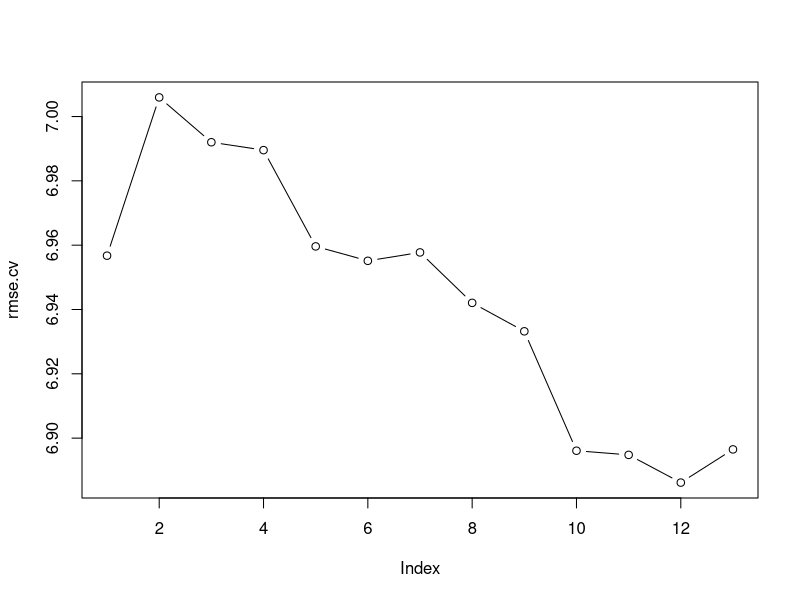
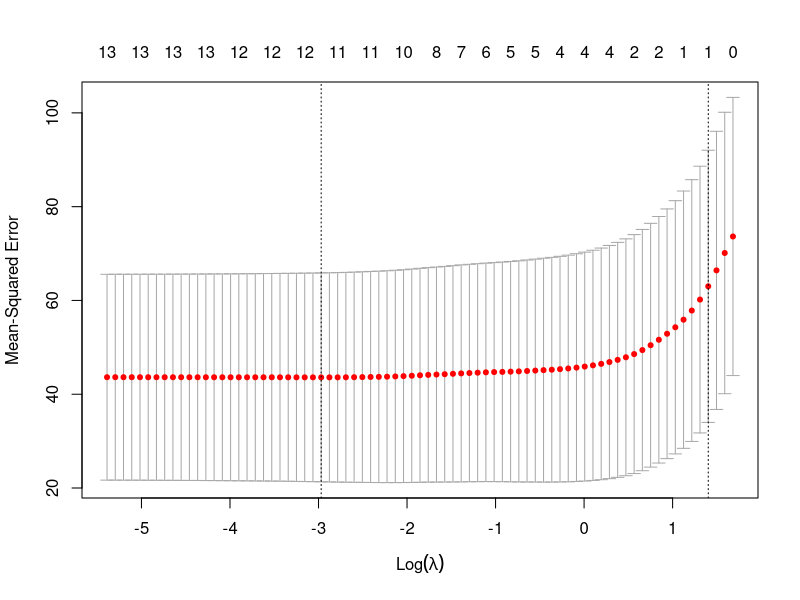
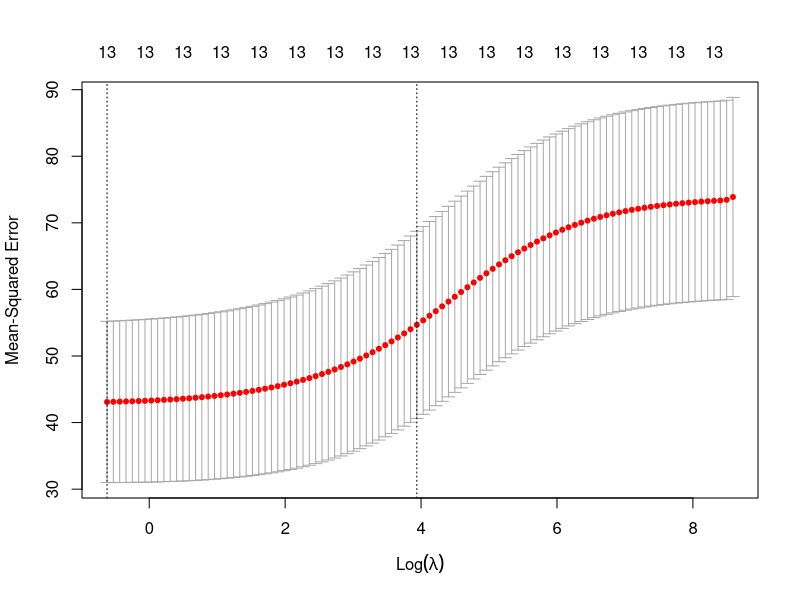
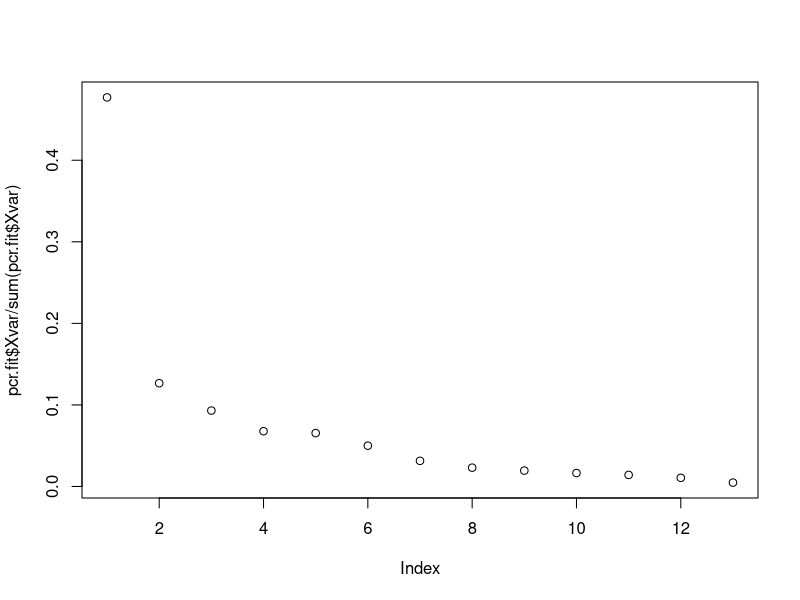
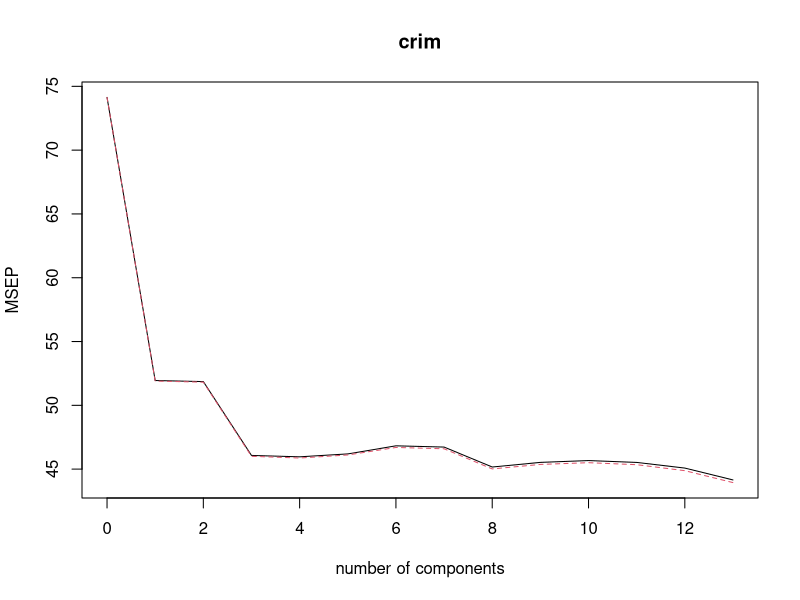
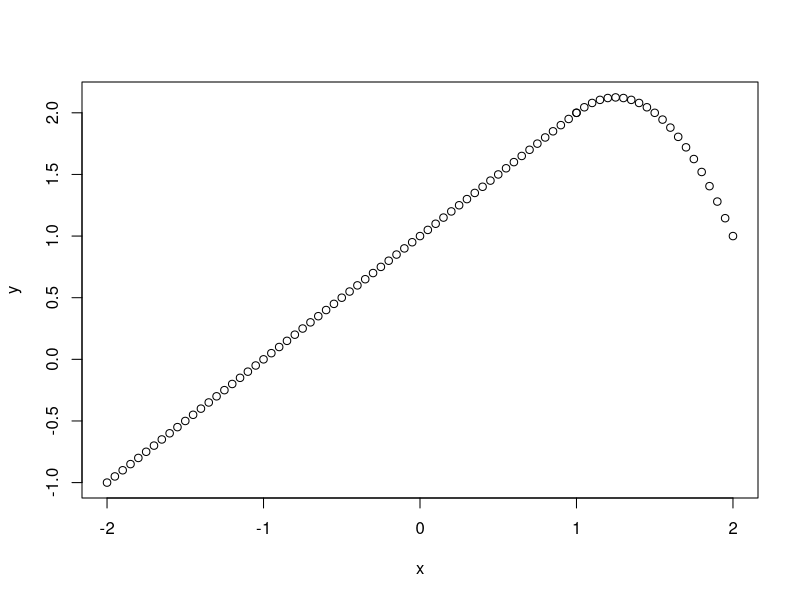
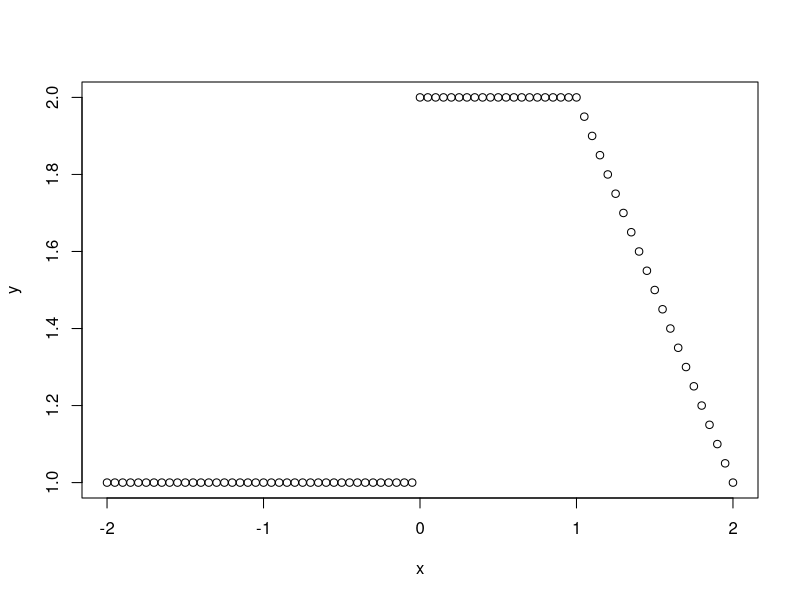

Write the R code that produced these figures, in order.
## ---- chunk 1
knitr::opts_chunk$set(echo = TRUE,
                      tidy=TRUE,
                      fig.align='center',
                      tidy.opts=list(width.cutoff=60))
# https://www.calvin.edu/~rpruim/courses/s341/S17/from-class/MathinRmd.html
## ---- chunk 2
library(MASS)
library(leaps)
library(glmnet)
attach(Boston)

colSums(sapply(Boston, is.na))
# No NAs in the dataset

# k-fold cross validation
k = 10

n = dim(Boston)[1]
p = dim(Boston)[2]-1

set.seed(123)
folds = sample(rep(1:k, length = nrow(Boston)), replace = T)

form.subset = as.formula("crim ~ .")

cv.errors = matrix(NA, k, p)

for (i in 1:k) {
  subset.fit <- regsubsets(form.subset, Boston[folds!=i, ], nvmax = p)
  for (n.subset in 1:p) {
    m.mat <- model.matrix(form.subset, Boston[folds==i, ])
    best.coef <- coef(subset.fit, id=n.subset)
    pred <- m.mat[, names(best.coef)] %*% best.coef
    # mean squared error
    error = mean((Boston[folds==i, ]$crim - pred)^2)
    cv.errors[i,n.subset] = error
  }
  
}
# root mean squared values
rmse.cv = sqrt(apply(cv.errors, 2, mean))
plot(rmse.cv, type = "b")

which(rmse.cv == min(rmse.cv))
rmse.cv[which(rmse.cv == min(rmse.cv))]
## ---- chunk 3
# Lasso regression

X = model.matrix(crim ~ ., data = Boston)[, -1]
y = Boston$crim
cv.lasso = cv.glmnet(X, y, type.measure = "mse", nfolds = 10)
plot(cv.lasso)

coef(cv.lasso)[,1]

# One standard error lamda to avoid overfitting
chosen.lambda = cv.lasso$lambda.1se

# root mean square error for the chosen lamdba
sqrt(cv.lasso$cvm[cv.lasso$lambda == chosen.lambda])

## ---- chunk 4

cv.ridge = cv.glmnet(X, y, type.measure = "mse", alpha = 0, nfolds = 10)
plot(cv.ridge)

coef(cv.ridge)

# One standard error lamda to avoid overfitting
chosen.lambda = cv.ridge$lambda.1se

# root mean square error for the chosen lamdba
sqrt(cv.ridge$cvm[cv.ridge$lambda == chosen.lambda])

## ---- chunk 5
library(pls)

pcr.fit = pcr(crim ~ ., data = Boston, scale = TRUE, validation = "CV", segments= 10)
summary(pcr.fit)

# variance explanation
plot(pcr.fit$Xvar/sum(pcr.fit$Xvar))

# validation plot
validationplot(pcr.fit,val.type='MSEP')

ncomp = 4

set.seed(123)
folds = sample(rep(1:k, length = nrow(Boston)), replace = T)

cv.errors = rep(0, k)

for (i in 1:k) {
  pcr.fit <- pcr(crim ~ ., data = Boston[folds !=i, ], scale = TRUE)
  pred = predict( pcr.fit, Boston[folds==i, ], ncomp=ncomp)
  error = mean((Boston[folds==i, ]$crim - pred)^2)
  cv.errors[i] = error
}
sqrt(mean(cv.errors))

## ---- chunk 6
results <- rbind(
  c("Best Subset", 6.633116, 9),
  c("Lasso Regression", 7.549995, 1),
  c("Ridge Regression", 7.359946, 13),
  c("PCR", 6.875975, 4)
)
colnames(results) <- c("Method", "MSE", "# predictors")
knitr::kable(results)
## ---- chunk 7
x_lower = seq(-2, 1, by = 0.05)
x_upper = seq(1, 2, by = 0.05)

y_lower = 1 + x_lower
y_upper = -1 + 5 * x_upper - 2 * (x_upper ^ 2)

x <- c(x_lower, x_upper)
y <- c(y_lower, y_upper)

plot(x,y)
## ---- chunk 8
x = seq(-2, 2, 0.05)
y = 1 + 1 * I(x <= 2 & x >= 0) - (x-1) * I(x <= 2 & x >= 1)  + 3 * (x-3) * I (x <= 4 & x >= 3) + I(x <= 5 & x>4)

plot(x, y)

# y-intercept
y[which(x==0)]
